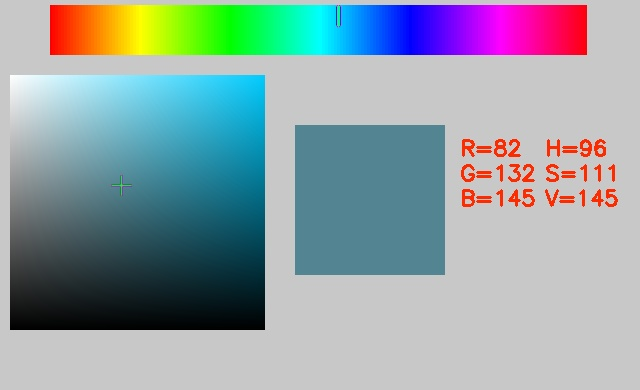
//> input picture hsv.jpg, 640 x 390 px
$ ./Cedric_De_Pauw_Opgave11 ../hsv.jpg   (built with g++ and OpenCV 4)
//> lines starting //> are read from the running program, lines starting //| are printed output that depends on the picture; after the words box and inside, x2 and y2 are one past the last pixel; in counts of white or black regions, pixels touching at a corner belong together
#include "stdafx.h"
#include <opencv2/core/core.hpp>
#include <opencv2/highgui/highgui.hpp>
#include <opencv2/imgproc/imgproc.hpp>
#include <iostream>
#include <vector>

using namespace cv;
using namespace std;

int main(int argc, char** argv)
{
	if (argc != 2){
		cout << "Give a filename" << endl;
		return -1;
	}

	Mat image = imread(argv[1], CV_LOAD_IMAGE_COLOR);
//> image is the input picture: 390 rows x 640 cols, CV_8UC3; mean B, G, R 166.1, 162, 146.7
	if (!image.data){
		cout << "Could not find or open the file!" << endl;
		return -1;
	}

	namedWindow("Image", WINDOW_AUTOSIZE);
	imshow("Image", image);
	waitKey(0);

	Mat edges;
	Canny(image, edges, 15, 10);
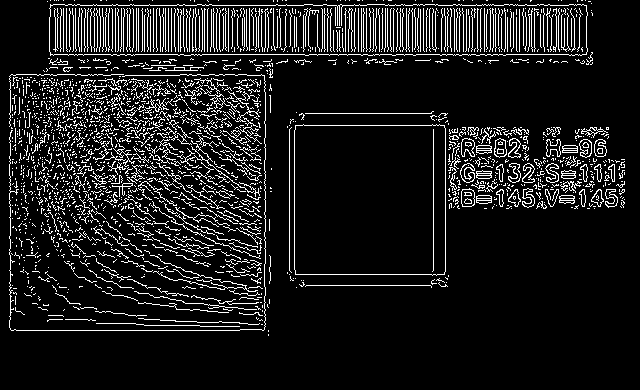
//> edges: 390 rows x 640 cols, CV_8UC1; 10.7% white in thin lines or dots, all inside (x1, y1, x2, y2) = (9, 0, 625, 336)

	vector<Vec2f> lines;
	HoughLines(edges, lines, 1,  0.01, 80);
//> lines = 5753 lines (rho, theta), first 12: [54, 1.57], [5, 1.57], [330, 1.57], [125, 1.57], [265, 0], [113, 1.57], [445, 0], [49, 1.57], [9, 1.57], [44, 1.58], [274, 1.57], [10, 0]

	for (size_t i = 0; i < lines.size(); i++)
    {
        float rho = lines[i][0], theta = lines[i][1];
        Point pt1, pt2;
        double a = cos(theta), b = sin(theta);
        double x0 = a*rho, y0 = b*rho;
        pt1.x = cvRound(x0 + 1000 * (-b));
        pt1.y = cvRound(y0 + 1000 * (a));
        pt2.x = cvRound(x0 - 1000 * (-b));
        pt2.y = cvRound(y0 - 1000 * (a));
        line(image, pt1, pt2, Scalar(0, 0, 255), 3, CV_AA);
    }
//> this loop made 5753 passes
//> (rho, theta, a, b, x0, y0) on passes 1 to 3: (54, 1.57, 0.000796, 1, 0.043, 54), (5, 1.57, 0.000796, 1, 0.00398, 5), (330, 1.57, 0.000796, 1, 0.263, 330)
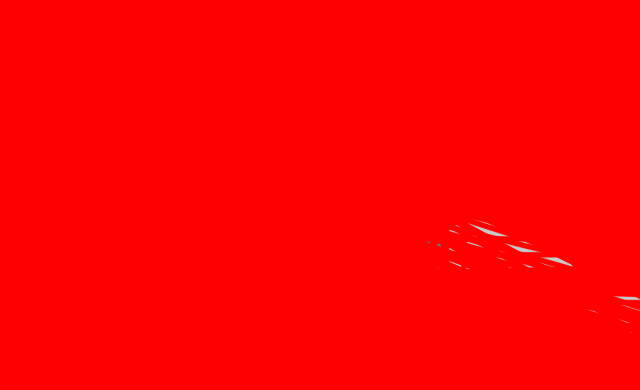
//> image: 390 rows x 640 cols, CV_8UC3; mean B, G, R 0.3, 0.3, 254.9

	imshow("Image", image);
	waitKey(0);

	return 0;
}
